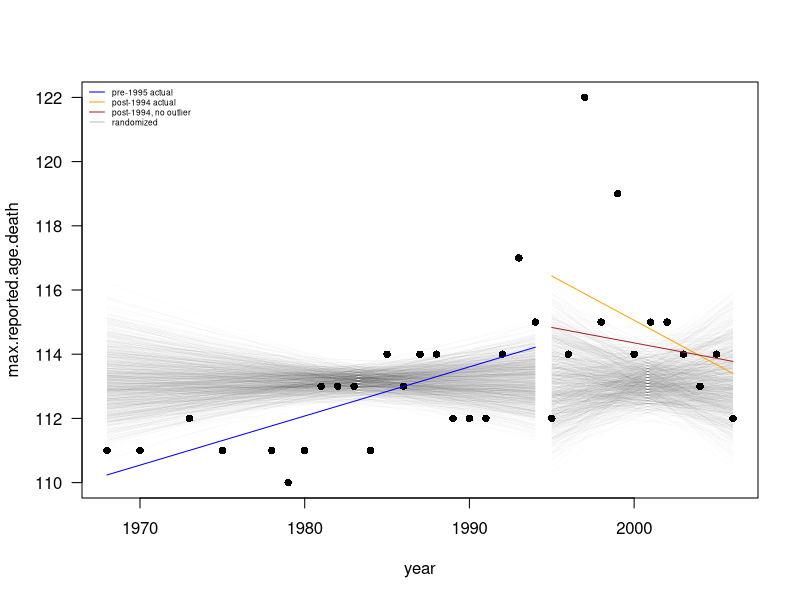
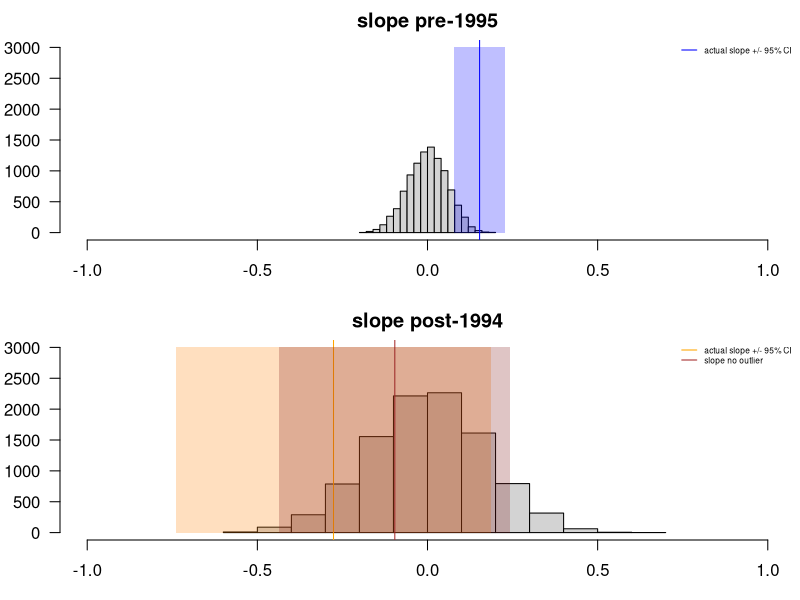

Source code (R) for these figures, in order:
# max. human lifespan analysis
# data from Figure 2a, Dong et al. 2016 Nature

# data
lspan <- structure(list(year = c(1968L, 1970L, 1973L, 1975L, 1978L, 1979L, 1980L, 1981L, 1982L, 1983L, 1984L, 1985L, 1986L, 1987L, 1988L, 1989L, 1990L, 1991L, 1992L, 1993L, 1994L, 1995L, 1996L, 1997L, 1998L, 1999L, 2000L, 2001L, 2002L, 2003L, 2004L, 2005L, 2006L), max.reported.age.death = c(111L, 111L, 112L, 111L, 111L, 110L, 111L, 113L, 113L, 113L, 111L, 114L, 113L, 114L, 114L, 112L, 112L, 112L, 114L, 117L, 115L, 112L, 114L, 122L, 115L, 119L, 114L, 115L, 115L, 114L, 113L, 114L, 112L)), .Names = c("year", "max.reported.age.death"), class = "data.frame", row.names = c(NA, -33L))
lspan

mod1 <- lm(max.reported.age.death ~ year, data=subset(lspan, year<1995)) # pre-1995 analysis from paper
mod2 <- lm(max.reported.age.death ~ year, data=subset(lspan, year>1994)) # post-1994 analysis from paper
mod3 <- lm(max.reported.age.death ~ year, data=subset(lspan, year>1994 & year!=1997)) # post-1994, outlier removed
summary(mod1) # y = 0.1531x -191.07; R2 = 0.46
summary(mod2) # y = -0.2762x + 667.50; R2 = 0.12
# mod1 and mod2 fits match Figure 2a, confirming that the data is entered correctly
summary(mod3) # fit with the 1997 outlier removed

# permute the data, leaving out the outlier
# how often are the pos/neg slopes achieved?

nreps <- 10000
results <- data.frame(slope1=rep(NA, nreps), slope2=NA, int1=NA, int2=NA)
for(i in 1:nreps){
  shuff <- lspan[lspan$year!=1997,]
  shuff$year <- sample(shuff$year)
  # shuff <- rbind(shuff, lspan[24,]) # leave out the outlier, 1997
  modA <- lm(max.reported.age.death ~ year, data=subset(shuff, year<1995))
  modB <- lm(max.reported.age.death ~ year, data=subset(shuff, year>1994))
  results$slope1[i] <- summary(modA)$coef[2,'Estimate']
  results$slope2[i] <- summary(modB)$coef[2,'Estimate']
  results$int1[i] <- summary(modA)$coef[1,'Estimate']
  results$int2[i] <- summary(modB)$coef[1,'Estimate']
  print(i)
}

dev.new(width=5, height=4)
plot(max.reported.age.death ~ year, lspan, las=1, pch=16) # add first 1000 fits
for(i in 1:1000) segments(x0=c(1968), y0=c(results$int1[i] + results$slope1[i]*1968), x1=c(1994), y1=c(results$int1[i] + results$slope1[i]*1994), lwd=0.25, col=rgb(0,0,0,0.05))
for(i in 1:1000) segments(x0=c(1995), y0=c(results$int2[i] + results$slope2[i]*1995), x1=c(2006), y1=c(results$int2[i] + results$slope2[i]*2006), lwd=0.25, col=rgb(0,0,0,0.05))
segments(x0=1968, x1=1994, y0=summary(mod1)$coef[1,1] + 1968*summary(mod1)$coef[2,1], y1=summary(mod1)$coef[1,1] + 1994*summary(mod1)$coef[2,1], col='blue')
segments(x0=1995, x1=2006, y0=summary(mod2)$coef[1,1] + 1995*summary(mod2)$coef[2,1], y1=summary(mod2)$coef[1,1] + 2006*summary(mod2)$coef[2,1], col='orange')
segments(x0=1995, x1=2006, y0=summary(mod3)$coef[1,1] + 1995*summary(mod3)$coef[2,1], y1=summary(mod3)$coef[1,1] + 2006*summary(mod3)$coef[2,1], col='brown') # no outlier
legend('topleft', lwd=c(1,1,1,0.25), col=c('blue','orange','brown','black'), legend=c('pre-1995 actual', 'post-1994 actual', 'post-1994, no outlier','randomized'), bty='n', cex=0.5)

dev.new(width=5, height=6)
par(mfrow=c(2,1), las=1, mar=c(3,3,2,0.25))
hist(results$slope1, main='slope pre-1995', xlab='b', ylim=c(0,3000), xlim=c(-1,1)); abline(v=summary(mod1)$coef[2,1], col='blue')
polygon(y=c(0,3000,3000,0), x=c(rep(summary(mod1)$coef[2,1] - 1.96*summary(mod1)$coef[2,2], 2), rep(summary(mod1)$coef[2,1] + 1.96*summary(mod1)$coef[2,2], 2)), col=rgb(0,0,1,0.25), border=NA)
legend('topright', col='blue', lwd=1, legend='actual slope +/- 95% CI', bty='n', cex=0.5)
hist(results$slope2, main='slope post-1994', xlab='b', ylim=c(0,3000), xlim=c(-1,1)); abline(v=summary(mod2)$coef[2,1], col='orange')
polygon(y=c(0,3000,3000,0), x=c(rep(summary(mod2)$coef[2,1] - 1.96*summary(mod2)$coef[2,2], 2), rep(summary(mod2)$coef[2,1] + 1.96*summary(mod2)$coef[2,2], 2)), col=rgb(1,0.5,0,0.25), border=NA)
abline(v=summary(mod3)$coef[2,1], col='brown')
polygon(y=c(0,3000,3000,0), x=c(rep(summary(mod3)$coef[2,1] - 1.96*summary(mod3)$coef[2,2], 2), rep(summary(mod3)$coef[2,1] + 1.96*summary(mod3)$coef[2,2], 2)), col=rgb(0.5,0.1,0.1,0.25), border=NA)
legend('topright', col=c('orange','brown'), lwd=1, legend=c('actual slope +/- 95% CI', 'slope no outlier'), bty='n', cex=0.5)

# post-1994 slope is consistent with randomized data AND with the pre-1995 slope estimate, regardless of whether the outlier for 1997 is included
